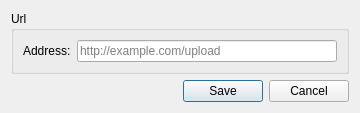
<?xml version="1.0" encoding="UTF-8"?>
<ui version="4.0">
    <class>Dialog</class>
    <widget class="QDialog" name="Dialog">
        <property name="geometry">
            <rect>
                <x>0</x>
                <y>0</y>
                <width>360</width>
                <height>50</height>
            </rect>
        </property>
        <property name="windowTitle">
            <string>Upload - Settings</string>
        </property>
        <layout class="QVBoxLayout" name="verticalLayout">
            <item>
                <widget class="QGroupBox" name="group_url">
                    <property name="title">
                        <string>Url</string>
                    </property>
                    <layout class="QVBoxLayout" name="verticalLayout_2">
                        <item>
                            <layout class="QFormLayout" name="formLayout">
                                <item row="1" column="0">
                                    <widget class="QLabel" name="label_address">
                                        <property name="text">
                                            <string>Address:</string>
                                        </property>
                                    </widget>
                                </item>
                                <item row="1" column="1">
                                    <widget class="QLineEdit" name="input_address">
                                        <property name="placeholderText">
                                            <string>http://example.com/upload</string>
                                        </property>
                                    </widget>
                                </item>
                            </layout>
                        </item>
                    </layout>
                </widget>
            </item>
            <item>
            </item>
            <item>
                <widget class="QDialogButtonBox" name="buttonBox">
                    <property name="orientation">
                        <enum>Qt::Horizontal</enum>
                    </property>
                    <property name="standardButtons">
                        <set>QDialogButtonBox::Cancel|QDialogButtonBox::Save</set>
                    </property>
                </widget>
            </item>
        </layout>
    </widget>
    <tabstops>
        <tabstop>input_address</tabstop>
        <tabstop>input_attribute</tabstop>
        <tabstop>buttonBox</tabstop>
    </tabstops>
    <resources />
    <connections>
        <connection>
            <sender>buttonBox</sender>
            <signal>accepted()</signal>
            <receiver>Dialog</receiver>
            <slot>accept()</slot>
            <hints />
        </connection>
        <connection>
            <sender>buttonBox</sender>
            <signal>rejected()</signal>
            <receiver>Dialog</receiver>
            <slot>reject()</slot>
            <hints />
        </connection>
    </connections>
</ui>
